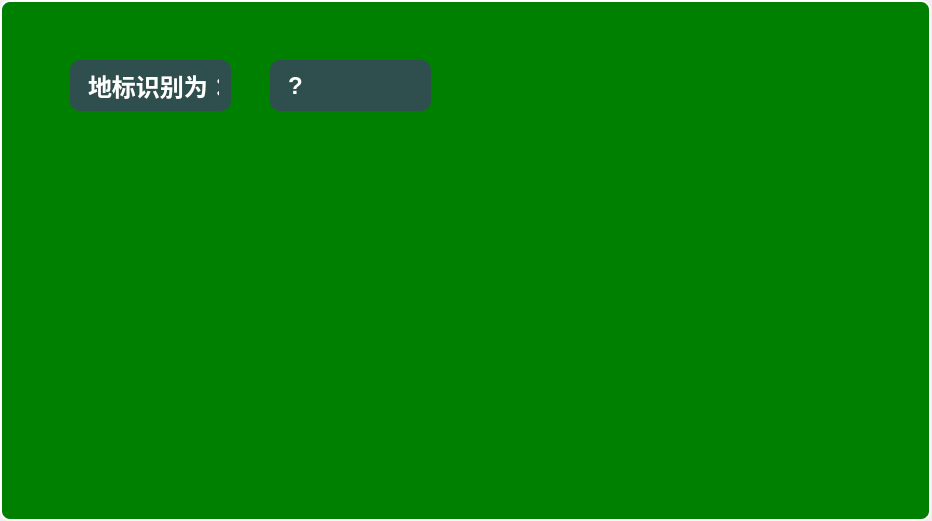
<?xml version="1.0" encoding="UTF-8"?>
<ui version="4.0">
 <class>Dialog</class>
 <widget class="QDialog" name="Dialog">
  <property name="geometry">
   <rect>
    <x>0</x>
    <y>0</y>
    <width>932</width>
    <height>521</height>
   </rect>
  </property>
  <property name="windowTitle">
   <string>Dialog</string>
  </property>
  <widget class="QLabel" name="label">
   <property name="geometry">
    <rect>
     <x>0</x>
     <y>0</y>
     <width>931</width>
     <height>521</height>
    </rect>
   </property>
   <property name="styleSheet">
    <string notr="true">            font-family: &quot;Arial&quot;;
            font-size: 24px;
            font-weight: bold;
            color: white;
            background-color: green;  /* 绿色背景 */
            border: 2px solid white;
            border-radius: 10px;
            padding: 10px;
            text-align: center;
            background-image: url(&quot;D:/大三下/企业实训/第一周_图像识别api调用/project1/data/地标0.JPG&quot;);
            background-position: center;
            background-repeat: no-repeat;
            background-size: cover;  /* 调整背景图片的大小，使其覆盖标签 */</string>
   </property>
   <property name="text">
    <string/>
   </property>
  </widget>
  <widget class="QLabel" name="label_2">
   <property name="geometry">
    <rect>
     <x>70</x>
     <y>60</y>
     <width>161</width>
     <height>51</height>
    </rect>
   </property>
   <property name="styleSheet">
    <string notr="true">    font-family: &quot;Arial&quot;;
    font-size: 24px;
    font-weight: bold;
    color: white;
    background-color: #2F4F4F;  /* 深灰色背景 */
    border: 2px solid #2F4F4F;
    border-radius: 10px;
    padding: 10px;
    text-align: center;  /* 居中对齐 */</string>
   </property>
   <property name="text">
    <string>地标识别为：</string>
   </property>
  </widget>
  <widget class="QLabel" name="land_video">
   <property name="geometry">
    <rect>
     <x>200</x>
     <y>170</y>
     <width>531</width>
     <height>301</height>
    </rect>
   </property>
   <property name="text">
    <string/>
   </property>
  </widget>
  <widget class="QLabel" name="land_name">
   <property name="geometry">
    <rect>
     <x>270</x>
     <y>60</y>
     <width>161</width>
     <height>51</height>
    </rect>
   </property>
   <property name="styleSheet">
    <string notr="true">    font-family: &quot;Arial&quot;;
    font-size: 24px;
    font-weight: bold;
    color: white;
    background-color: #2F4F4F;  /* 深灰色背景 */
    border: 2px solid #2F4F4F;
    border-radius: 10px;
    padding: 10px;
    text-align: center;  /* 居中对齐 */</string>
   </property>
   <property name="text">
    <string>?</string>
   </property>
  </widget>
  <zorder>label</zorder>
  <zorder>label_2</zorder>
  <zorder>land_name</zorder>
  <zorder>land_video</zorder>
 </widget>
 <resources/>
 <connections/>
</ui>
